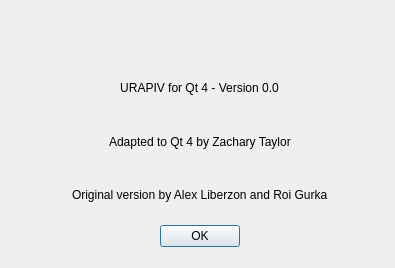
<?xml version="1.0" encoding="UTF-8"?>
<ui version="4.0">
 <class>AboutWindow</class>
 <widget class="QDialog" name="AboutWindow">
  <property name="geometry">
   <rect>
    <x>0</x>
    <y>0</y>
    <width>395</width>
    <height>268</height>
   </rect>
  </property>
  <property name="sizePolicy">
   <sizepolicy hsizetype="Preferred" vsizetype="Preferred">
    <horstretch>0</horstretch>
    <verstretch>0</verstretch>
   </sizepolicy>
  </property>
  <property name="minimumSize">
   <size>
    <width>395</width>
    <height>268</height>
   </size>
  </property>
  <property name="maximumSize">
   <size>
    <width>395</width>
    <height>268</height>
   </size>
  </property>
  <property name="windowTitle">
   <string>About URAPIV</string>
  </property>
  <property name="windowIcon">
   <iconset>
    <normaloff>:/urapiv_icon.png</normaloff>:/urapiv_icon.png</iconset>
  </property>
  <widget class="QWidget" name="layoutWidget">
   <property name="geometry">
    <rect>
     <x>10</x>
     <y>10</y>
     <width>379</width>
     <height>237</height>
    </rect>
   </property>
   <layout class="QVBoxLayout">
    <item>
     <layout class="QHBoxLayout">
      <item>
       <spacer>
        <property name="orientation">
         <enum>Qt::Horizontal</enum>
        </property>
        <property name="sizeHint" stdset="0">
         <size>
          <width>40</width>
          <height>20</height>
         </size>
        </property>
       </spacer>
      </item>
      <item>
       <widget class="QLabel" name="label">
        <property name="text">
         <string/>
        </property>
        <property name="pixmap">
         <pixmap>:/urapiv_small.png</pixmap>
        </property>
       </widget>
      </item>
      <item>
       <spacer>
        <property name="orientation">
         <enum>Qt::Horizontal</enum>
        </property>
        <property name="sizeHint" stdset="0">
         <size>
          <width>40</width>
          <height>20</height>
         </size>
        </property>
       </spacer>
      </item>
     </layout>
    </item>
    <item>
     <layout class="QHBoxLayout">
      <item>
       <spacer>
        <property name="orientation">
         <enum>Qt::Horizontal</enum>
        </property>
        <property name="sizeHint" stdset="0">
         <size>
          <width>40</width>
          <height>20</height>
         </size>
        </property>
       </spacer>
      </item>
      <item>
       <widget class="QLabel" name="label_2">
        <property name="text">
         <string>URAPIV for Qt 4 - Version 0.0</string>
        </property>
        <property name="alignment">
         <set>Qt::AlignCenter</set>
        </property>
       </widget>
      </item>
      <item>
       <spacer>
        <property name="orientation">
         <enum>Qt::Horizontal</enum>
        </property>
        <property name="sizeHint" stdset="0">
         <size>
          <width>40</width>
          <height>20</height>
         </size>
        </property>
       </spacer>
      </item>
     </layout>
    </item>
    <item>
     <layout class="QHBoxLayout">
      <item>
       <spacer>
        <property name="orientation">
         <enum>Qt::Horizontal</enum>
        </property>
        <property name="sizeHint" stdset="0">
         <size>
          <width>40</width>
          <height>20</height>
         </size>
        </property>
       </spacer>
      </item>
      <item>
       <widget class="QLabel" name="label_3">
        <property name="text">
         <string>Adapted to Qt 4 by Zachary Taylor</string>
        </property>
       </widget>
      </item>
      <item>
       <spacer>
        <property name="orientation">
         <enum>Qt::Horizontal</enum>
        </property>
        <property name="sizeHint" stdset="0">
         <size>
          <width>40</width>
          <height>20</height>
         </size>
        </property>
       </spacer>
      </item>
     </layout>
    </item>
    <item>
     <layout class="QHBoxLayout">
      <item>
       <spacer>
        <property name="orientation">
         <enum>Qt::Horizontal</enum>
        </property>
        <property name="sizeHint" stdset="0">
         <size>
          <width>40</width>
          <height>20</height>
         </size>
        </property>
       </spacer>
      </item>
      <item>
       <widget class="QLabel" name="label_4">
        <property name="text">
         <string>Original version by Alex Liberzon and Roi Gurka</string>
        </property>
       </widget>
      </item>
      <item>
       <spacer>
        <property name="orientation">
         <enum>Qt::Horizontal</enum>
        </property>
        <property name="sizeHint" stdset="0">
         <size>
          <width>40</width>
          <height>20</height>
         </size>
        </property>
       </spacer>
      </item>
     </layout>
    </item>
    <item>
     <widget class="QDialogButtonBox" name="buttonBox">
      <property name="orientation">
       <enum>Qt::Horizontal</enum>
      </property>
      <property name="standardButtons">
       <set>QDialogButtonBox::Ok</set>
      </property>
      <property name="centerButtons">
       <bool>true</bool>
      </property>
     </widget>
    </item>
   </layout>
  </widget>
 </widget>
 <resources>
  <include location="../ui_resources.qrc"/>
  <include location="../share/images/images.qrc"/>
 </resources>
 <connections>
  <connection>
   <sender>buttonBox</sender>
   <signal>rejected()</signal>
   <receiver>AboutWindow</receiver>
   <slot>reject()</slot>
   <hints>
    <hint type="sourcelabel">
     <x>316</x>
     <y>260</y>
    </hint>
    <hint type="destinationlabel">
     <x>286</x>
     <y>274</y>
    </hint>
   </hints>
  </connection>
  <connection>
   <sender>buttonBox</sender>
   <signal>accepted()</signal>
   <receiver>AboutWindow</receiver>
   <slot>accept()</slot>
   <hints>
    <hint type="sourcelabel">
     <x>248</x>
     <y>254</y>
    </hint>
    <hint type="destinationlabel">
     <x>157</x>
     <y>274</y>
    </hint>
   </hints>
  </connection>
 </connections>
</ui>
